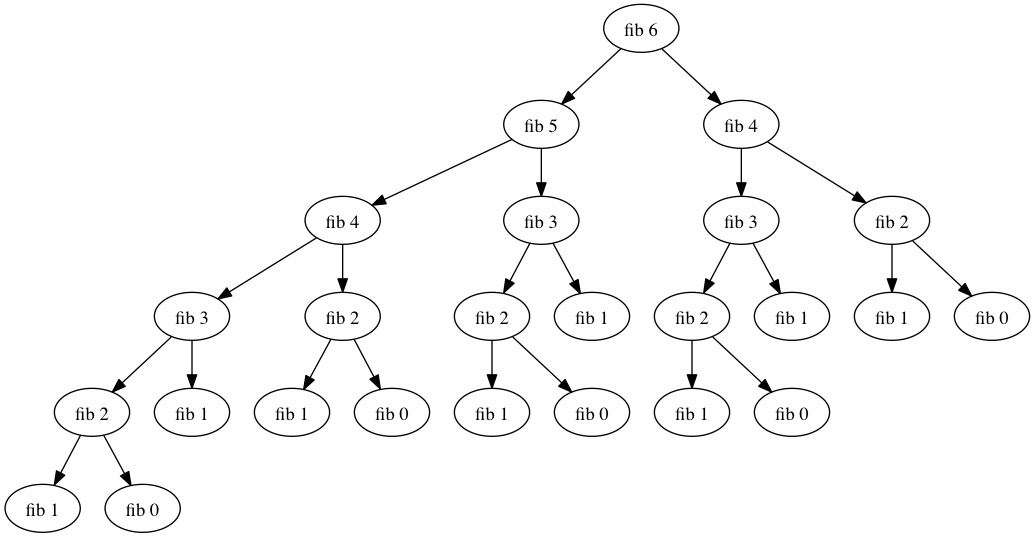

Write the Python code that produced this figure.
#!/usr/bin/python

class Fibonacci:
  def __init__(self,):
    self.nodes = []
    self.node_count = 0
    self.edges = []

  def calc(self,n):
    return self.method(n)

  def method(self,n,parent=None):
    node = self.addNode(n)

    if parent:
      self.edges.append(Edge(parent,node))

    if n == 0: return 0
    if n == 1: return 1
    return self.method(n-1,node) + self.method(n-2,node)

  def addNode(self,n):
    node = Node(n,self.node_count)
    self.nodes.append(node)
    self.node_count += 1
    return node

  def save(self,):
    f = open('reading-notes-03.dot','w')
    
    lines = []
    lines.append("digraph G {")
    for node in self.nodes:
      lines.append(node.label)
    for edge in self.edges:
      lines.append(edge.n1.name + " -> " + edge.n2.name)
    lines.append("}")
    f.write("\r\n".join(lines))

    f.close()

class Node:
  def __init__(self,n,c):
    self.name = "node" + str(c)
    self.label = "node" + str(c) + "[label = \"fib "+str(n)+"\"]"

class Edge:
  def __init__(self,n1,n2):
    self.n1 = n1
    self.n2 = n2

f = Fibonacci()
f.calc(6)
f.save()
